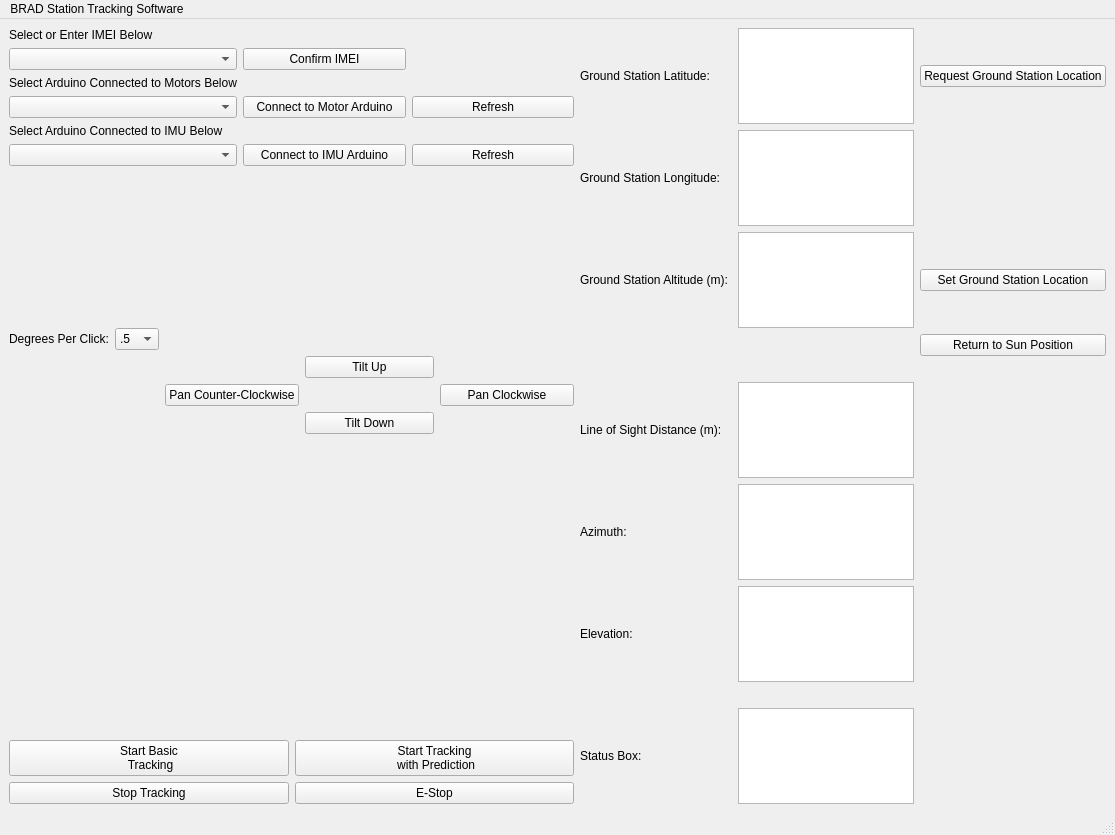
<?xml version="1.0" encoding="UTF-8"?>
<ui version="4.0">
 <author>Mathew Clutter</author>
 <class>MainWindow</class>
 <widget class="QMainWindow" name="MainWindow">
  <property name="geometry">
   <rect>
    <x>0</x>
    <y>0</y>
    <width>1115</width>
    <height>835</height>
   </rect>
  </property>
  <property name="windowTitle">
   <string>MainWindow</string>
  </property>
  <widget class="QWidget" name="centralwidget">
   <layout class="QGridLayout" name="gridLayout_5">
    <item row="2" column="0">
     <spacer name="verticalSpacer_5">
      <property name="orientation">
       <enum>Qt::Vertical</enum>
      </property>
      <property name="sizeHint" stdset="0">
       <size>
        <width>20</width>
        <height>40</height>
       </size>
      </property>
     </spacer>
    </item>
    <item row="1" column="0">
     <layout class="QGridLayout" name="gridLayout_3">
      <item row="1" column="3">
       <widget class="QPushButton" name="tiltUpButton">
        <property name="text">
         <string>             Tilt Up             </string>
        </property>
       </widget>
      </item>
      <item row="0" column="0">
       <widget class="QLabel" name="label_13">
        <property name="text">
         <string>Degrees Per Click:</string>
        </property>
       </widget>
      </item>
      <item row="2" column="2">
       <widget class="QPushButton" name="panCounterClockwiseButton">
        <property name="text">
         <string>Pan Counter-Clockwise</string>
        </property>
       </widget>
      </item>
      <item row="3" column="3">
       <widget class="QPushButton" name="tiltDownButton">
        <property name="text">
         <string>Tilt Down</string>
        </property>
       </widget>
      </item>
      <item row="2" column="4">
       <widget class="QPushButton" name="panClockwiseButton">
        <property name="text">
         <string>       Pan Clockwise       </string>
        </property>
       </widget>
      </item>
      <item row="0" column="1">
       <widget class="QComboBox" name="degreesPerClickBox">
        <property name="sizeAdjustPolicy">
         <enum>QComboBox::AdjustToContents</enum>
        </property>
        <item>
         <property name="text">
          <string>.5</string>
         </property>
        </item>
        <item>
         <property name="text">
          <string>1</string>
         </property>
        </item>
        <item>
         <property name="text">
          <string>5</string>
         </property>
        </item>
        <item>
         <property name="text">
          <string>10</string>
         </property>
        </item>
       </widget>
      </item>
     </layout>
    </item>
    <item row="0" column="2" rowspan="4">
     <layout class="QGridLayout" name="gridLayout_2">
      <item row="2" column="1">
       <widget class="QPlainTextEdit" name="GSAltBox"/>
      </item>
      <item row="10" column="0">
       <spacer name="verticalSpacer_3">
        <property name="orientation">
         <enum>Qt::Vertical</enum>
        </property>
        <property name="sizeHint" stdset="0">
         <size>
          <width>20</width>
          <height>40</height>
         </size>
        </property>
       </spacer>
      </item>
      <item row="1" column="0">
       <widget class="QLabel" name="label_2">
        <property name="text">
         <string>Ground Station Longitude: </string>
        </property>
       </widget>
      </item>
      <item row="12" column="1">
       <widget class="QPlainTextEdit" name="statusBox"/>
      </item>
      <item row="10" column="1">
       <spacer name="verticalSpacer_7">
        <property name="orientation">
         <enum>Qt::Vertical</enum>
        </property>
        <property name="sizeHint" stdset="0">
         <size>
          <width>20</width>
          <height>40</height>
         </size>
        </property>
       </spacer>
      </item>
      <item row="6" column="0">
       <widget class="QLabel" name="label_16">
        <property name="text">
         <string/>
        </property>
       </widget>
      </item>
      <item row="12" column="0">
       <widget class="QLabel" name="label_12">
        <property name="text">
         <string>Status Box:</string>
        </property>
       </widget>
      </item>
      <item row="5" column="0">
       <spacer name="verticalSpacer_2">
        <property name="orientation">
         <enum>Qt::Vertical</enum>
        </property>
        <property name="sizeHint" stdset="0">
         <size>
          <width>20</width>
          <height>40</height>
         </size>
        </property>
       </spacer>
      </item>
      <item row="0" column="2">
       <widget class="QPushButton" name="GPSRequestButton">
        <property name="text">
         <string>Request Ground Station Location</string>
        </property>
       </widget>
      </item>
      <item row="7" column="0">
       <widget class="QLabel" name="label_8">
        <property name="text">
         <string>Line of Sight Distance (m): </string>
        </property>
       </widget>
      </item>
      <item row="2" column="0">
       <widget class="QLabel" name="label_3">
        <property name="text">
         <string>Ground Station Altitude (m): </string>
        </property>
       </widget>
      </item>
      <item row="9" column="0">
       <widget class="QLabel" name="label_10">
        <property name="text">
         <string>Elevation: </string>
        </property>
       </widget>
      </item>
      <item row="8" column="0">
       <widget class="QLabel" name="label_9">
        <property name="text">
         <string>Azimuth: </string>
        </property>
       </widget>
      </item>
      <item row="2" column="2">
       <widget class="QPushButton" name="confirmGSLocationButton">
        <property name="text">
         <string>Set Ground Station Location</string>
        </property>
       </widget>
      </item>
      <item row="3" column="1">
       <spacer name="verticalSpacer_4">
        <property name="orientation">
         <enum>Qt::Vertical</enum>
        </property>
        <property name="sizeHint" stdset="0">
         <size>
          <width>20</width>
          <height>40</height>
         </size>
        </property>
       </spacer>
      </item>
      <item row="9" column="1">
       <widget class="QPlainTextEdit" name="elevationDisplay"/>
      </item>
      <item row="7" column="1">
       <widget class="QPlainTextEdit" name="distanceDisplay"/>
      </item>
      <item row="8" column="1">
       <widget class="QPlainTextEdit" name="azimuthDisplay"/>
      </item>
      <item row="4" column="2">
       <widget class="QPushButton" name="backToSunButton">
        <property name="text">
         <string>Return to Sun Position</string>
        </property>
       </widget>
      </item>
      <item row="1" column="1">
       <widget class="QPlainTextEdit" name="GSLongBox"/>
      </item>
      <item row="11" column="1">
       <widget class="QLabel" name="label_15">
        <property name="text">
         <string/>
        </property>
       </widget>
      </item>
      <item row="0" column="1">
       <widget class="QPlainTextEdit" name="GSLatBox"/>
      </item>
      <item row="0" column="0">
       <widget class="QLabel" name="label">
        <property name="text">
         <string>Ground Station Latitude: </string>
        </property>
       </widget>
      </item>
     </layout>
    </item>
    <item row="3" column="0">
     <layout class="QGridLayout" name="gridLayout_4">
      <item row="0" column="1">
       <widget class="QPushButton" name="predictionStartButton">
        <property name="text">
         <string>Start Tracking 
 with Prediction</string>
        </property>
       </widget>
      </item>
      <item row="0" column="0">
       <widget class="QPushButton" name="startButton">
        <property name="text">
         <string>Start Basic 
 Tracking</string>
        </property>
       </widget>
      </item>
      <item row="1" column="1">
       <widget class="QPushButton" name="EStopButton">
        <property name="text">
         <string>E-Stop</string>
        </property>
       </widget>
      </item>
      <item row="1" column="0">
       <widget class="QPushButton" name="stopButton">
        <property name="text">
         <string>Stop Tracking</string>
        </property>
       </widget>
      </item>
     </layout>
    </item>
    <item row="1" column="1">
     <spacer name="horizontalSpacer">
      <property name="orientation">
       <enum>Qt::Horizontal</enum>
      </property>
      <property name="sizeHint" stdset="0">
       <size>
        <width>40</width>
        <height>20</height>
       </size>
      </property>
     </spacer>
    </item>
    <item row="0" column="0">
     <layout class="QGridLayout" name="gridLayout">
      <item row="0" column="0">
       <widget class="QLabel" name="label_4">
        <property name="text">
         <string>Select or Enter IMEI Below</string>
        </property>
       </widget>
      </item>
      <item row="3" column="1">
       <widget class="QPushButton" name="connectToArduinoButton">
        <property name="text">
         <string>Connect to Motor Arduino</string>
        </property>
       </widget>
      </item>
      <item row="1" column="0">
       <widget class="QComboBox" name="IMEIComboBox"/>
      </item>
      <item row="2" column="0">
       <widget class="QLabel" name="label_11">
        <property name="text">
         <string>Select Arduino Connected to Motors Below</string>
        </property>
       </widget>
      </item>
      <item row="7" column="0">
       <spacer name="verticalSpacer">
        <property name="orientation">
         <enum>Qt::Vertical</enum>
        </property>
        <property name="sizeHint" stdset="0">
         <size>
          <width>20</width>
          <height>40</height>
         </size>
        </property>
       </spacer>
      </item>
      <item row="1" column="1">
       <widget class="QPushButton" name="confirmIMEIButton">
        <property name="text">
         <string>Confirm IMEI</string>
        </property>
       </widget>
      </item>
      <item row="3" column="0">
       <widget class="QComboBox" name="COMPortComboBox"/>
      </item>
      <item row="3" column="2">
       <widget class="QPushButton" name="refreshCOMPortsButton">
        <property name="text">
         <string>Refresh</string>
        </property>
       </widget>
      </item>
      <item row="5" column="0">
       <widget class="QComboBox" name="IMUPortComboBox"/>
      </item>
      <item row="4" column="0">
       <widget class="QLabel" name="label_5">
        <property name="text">
         <string>Select Arduino Connected to IMU Below</string>
        </property>
       </widget>
      </item>
      <item row="5" column="1">
       <widget class="QPushButton" name="connectToIMUArduinoButton">
        <property name="text">
         <string>Connect to IMU Arduino</string>
        </property>
       </widget>
      </item>
      <item row="5" column="2">
       <widget class="QPushButton" name="refreshIMUPortsButton">
        <property name="text">
         <string>Refresh</string>
        </property>
       </widget>
      </item>
     </layout>
    </item>
    <item row="4" column="0">
     <spacer name="verticalSpacer_6">
      <property name="orientation">
       <enum>Qt::Vertical</enum>
      </property>
      <property name="sizeHint" stdset="0">
       <size>
        <width>20</width>
        <height>40</height>
       </size>
      </property>
     </spacer>
    </item>
    <item row="4" column="2">
     <spacer name="verticalSpacer_8">
      <property name="orientation">
       <enum>Qt::Vertical</enum>
      </property>
      <property name="sizeHint" stdset="0">
       <size>
        <width>20</width>
        <height>40</height>
       </size>
      </property>
     </spacer>
    </item>
   </layout>
  </widget>
  <widget class="QMenuBar" name="menubar">
   <property name="geometry">
    <rect>
     <x>0</x>
     <y>0</y>
     <width>1115</width>
     <height>26</height>
    </rect>
   </property>
   <widget class="QMenu" name="menuBRAD_Station_Tracking_Software">
    <property name="title">
     <string>BRAD Station Tracking Software</string>
    </property>
   </widget>
   <addaction name="menuBRAD_Station_Tracking_Software"/>
  </widget>
  <widget class="QStatusBar" name="statusbar"/>
 </widget>
 <resources/>
 <connections/>
</ui>
